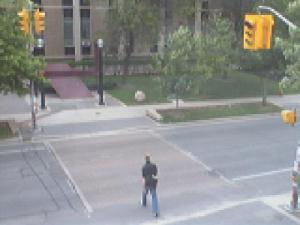
%> input picture blob_detection_input1.jpg, 300 x 225 px
$ octave autothreshold.m   (GNU Octave 9; MATLAB toolbox functions it lacks are replaced by stand-ins)
%> lines starting %> are read from the running program, lines starting %| are printed output that depends on the picture; in (x1, y1, x2, y2) boxes, pixels count from 0 and x2, y2 are one past the last pixel; in counts of white or black regions, pixels touching at a corner belong together; the program's own positions count from 1
clear all
close all
clc

%% CONSTANTS
count = 0;
laplace_matrix = fspecial('laplacian');
%N IS GIVEN AN ARBITRARY VALUE GREATER THAN 10 SO THAT WE CAN ENTER THE WHILE LOOP
n = 11;

%% IMAGE INPUT
img = imread('blob_detection_input1.jpg');
%> img is the input picture: size 225x300x3 uint8; mean R, G, B 143.1, 144.8, 143.3
img = rgb2gray(img);
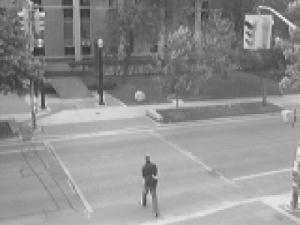
%> img: size 225x300 uint8; min 42, max 246, mean 144.1
%img = img(:,:,1);
pyr_down_img = img; %% HOLDS THE CURRENT PYRAMID LEVEL PICTURE

%% PYRDOWN ALGORITHM AND SPOT DETECTION
%RUN THE LOOP TILL LESS THAT 10 GOOD SPOTS ARE PRESENT
while(n > 10)

    % COUNTS THE LEVEL OF THE PYRAMID AND FINALLY HAS THE HEIGHT
    count = count + 1
    pyr_down_img = impyramid(pyr_down_img,'reduce');
    % EDGE DETECTOR TO FIND THE SPOTS
    Spot_img = imfilter(pyr_down_img,laplace_matrix);
    n = 0;
    [M N] = size(Spot_img);
% [9 lines of commented-out code are left out]
    vals = (Spot_img >= 0.6*max(Spot_img(:)));
    n = sum(vals(:));
end % END OF WHILE LOOP
%> this loop made 3 passes
%> n on passes 1 to 3: 15, 44, 8
%> pass 1, `pyr_down_img = impyramid(pyr_down_img,'reduce');`:
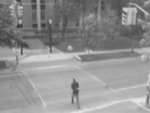
%> pyr_down_img: size 113x150 uint8; min 59, max 228, mean 144
%> pass 1, `Spot_img = imfilter(pyr_down_img,laplace_matrix);`:
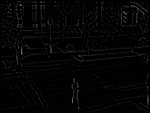
%> Spot_img: size 113x150 uint8; min 0, max 131, mean 4.6
%> pass 1, `vals = (Spot_img >= 0.6*max(Spot_img(:)));`:
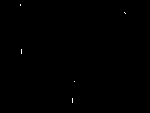
%> vals: size 113x150 logical; 0.09% white in thin lines or dots, all inside (x1, y1, x2, y2) = (20, 4, 126, 103)
%> after the loop, count = 3
imshow(pyr_down_img);

%% FINDING THE BEST (BRIGHTEST) SPOT
figure,imshow(Spot_img,[]);
%> after `imshow(Spot_img,[])`:
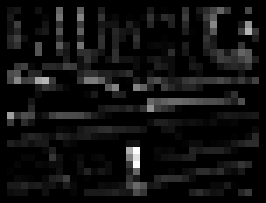
%> displayed picture: size 29x38, on the screen's scale of 0 to 255 (shown 7 times larger); min 0, max 255, mean 16.7
[M N] = size(Spot_img);
% [8 lines of commented-out code are left out]
[~,ind] = max(Spot_img(:));
%> ind = 573
[x_cord y_cord] = ind2sub(size(Spot_img),ind);
%> x_cord = 22; y_cord = 20
%% FINDING THAT SPOT ON THE ORIGINAL IMAGE, WE TRY TO FIND A REGION IN
%%WHICH THE OBJECT MIGHT BE PRESENT

[M N] = size(img); % SIZE OF ORIGINAL IMAGE
%> M = 225; N = 300

% IF THE CALCULATED PIXEL IS OUT OF BOUND,USE THE SIZE VALUE OF %IMAGE
orig_x = min([x_cord*(2^count),M]);
%> orig_x = 176
orig_y = min([y_cord*(2^count),N]);
%> orig_y = 160
top_left_x = orig_x - ((2^(count-1))-1);
%> top_left_x = 173
top_left_y = orig_y - ((2^(count-1))-1) ;
%> top_left_y = 157

% ESTIMATED REGION IN WHICH OBJECT MAY BE PRESENT
ROI = img(top_left_x:orig_x,top_left_y:orig_y);
%> ROI = [107 147 193 187; 118 156 190 191; 132 163 181 187; 149 172 176 185]

%% INITIAL ESTIMATE FOR THE THRESHOLD IS AVERAGE OF THE GREYSCALE VALUES IN THE ROI
initial_estimate_thresh = uint8(mean(ROI(:)));
%> initial_estimate_thresh = 165
background_estimate = uint8(mean(img(:)));
%> background_estimate = 144

%% DEPENDING UPON THE KIND OF OBJECT AND BACKGROUNG , THE INITIAL OR BACKGROUND ESTIMATE MAY BE HIGHER THAN THE OTHER
%%HERE IS A METHOD TO MAKE THE CODE WORK IN BOTH THE CONDITIONS
upper_level = max([initial_estimate_thresh, background_estimate]);
%> upper_level = 165
lower_level = min([initial_estimate_thresh, background_estimate]);
%> lower_level = 144

%CAN'T LET ANY INDEX BE ZERO
lower_level = max([lower_level,1]);

%% ACCEPTING THE HISTOGRAM VALUES OF THE IMAGE IN AN ARRAY AND
%%SLICING IT IN THE TWO THRESHOLD RANGES
plot_array = imhist(img);
%> plot_array = 256 values, max 1242 at index 178, min 0 at index 1, mean 263.7
plot_array = plot_array(lower_level:upper_level);
%> plot_array = 22 values, max 731 at index 22, min 214 at index 1, mean 479.1
plot(plot_array);
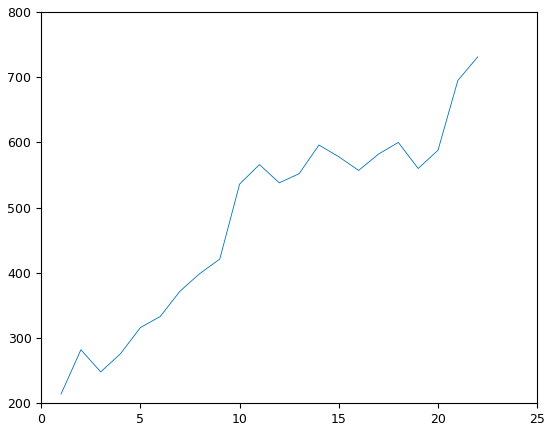
%> figure redrawn from the program's plot data; curve peaks at x = 22, y = 731

% THE LOWEST VALLEY CORRESPONDS TO THE THRESHOLD VALUE
[amount thresh_value] = min(plot_array);
%> amount = 214; thresh_value = 1

%% FINAL THRESH VALUE IS
thresh = lower_level + thresh_value;
%> thresh = 145

%% COMPLETE THRESHOLD OF THE IMAGE
thresh_img = zeros(M,N);
for i = 1:M
    for j = 1:N
        if(img(i,j) >= thresh)
            thresh_img(i,j) = 0;
            else thresh_img(i,j) = 255;
        end
    end
end
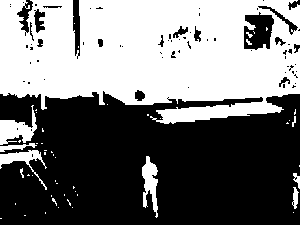
%> thresh_img: size 225x300 double; 45.8% white; 51 white regions (41 under 20 px), largest, box (x1, y1, x2, y2) and area: (0, 0, 300, 124) 28712, (0, 105, 37, 145) 677, (142, 156, 158, 218) 547
figure,imshow(thresh_img,[]);
